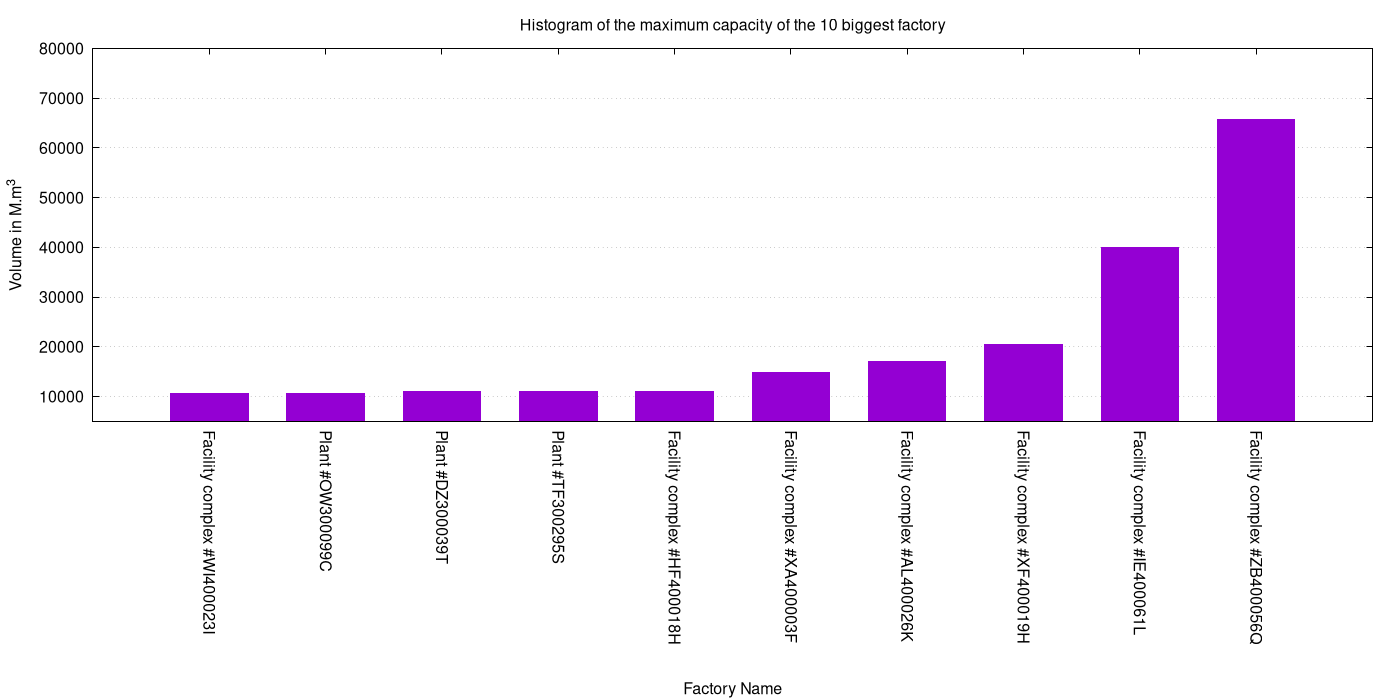

This figure's gnuplot source:
set datafile separator ";"

set terminal pngcairo size 1400,700
set output "graphhigh-VolMax.png"

set yrange [5000:80000]
set style data histograms
set boxwidth 2
set style fill solid


set grid ytics
set xtics rotate by -90
set key off

set xlabel "Factory Name"
set ylabel "Volume in M.m^3"
set title "Histogram of the maximum capacity of the 10 biggest factory"

cmd = sprintf("< tail -n +2 %s | sort -k2,2g -t ';' | tail -n 10", datafile)

plot cmd using 2:xtic(1)
